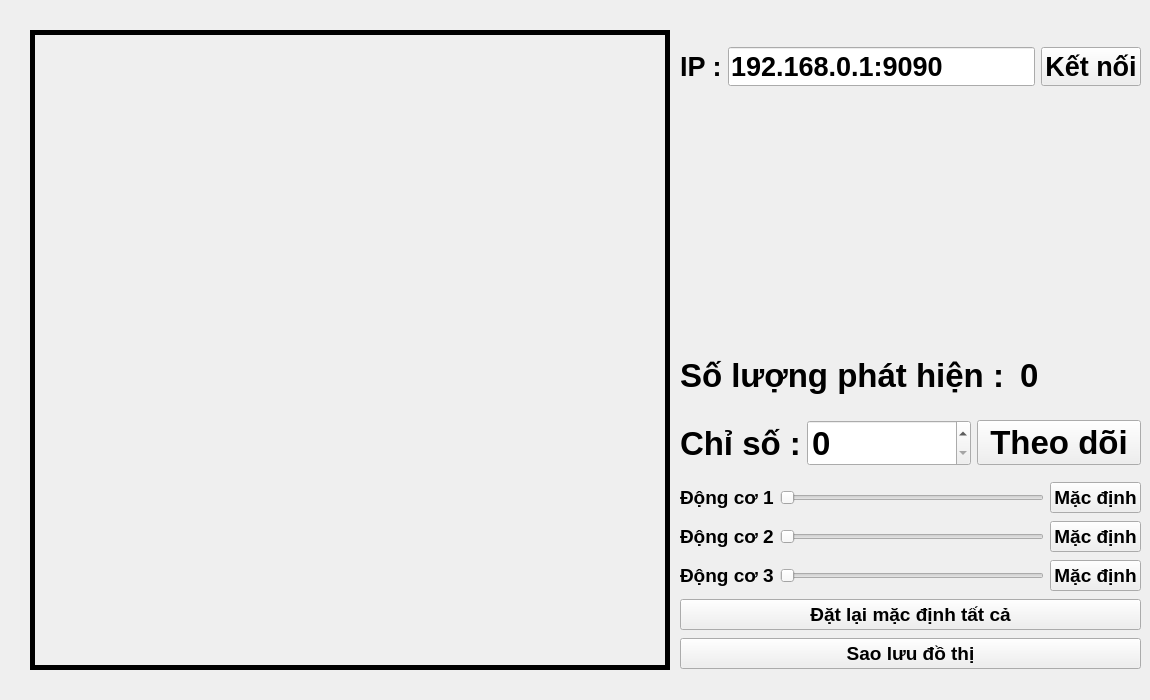
<?xml version="1.0" encoding="UTF-8"?>
<ui version="4.0">
 <class>MainWindow</class>
 <widget class="QMainWindow" name="MainWindow">
  <property name="enabled">
   <bool>true</bool>
  </property>
  <property name="geometry">
   <rect>
    <x>0</x>
    <y>0</y>
    <width>1150</width>
    <height>700</height>
   </rect>
  </property>
  <property name="sizePolicy">
   <sizepolicy hsizetype="Fixed" vsizetype="Fixed">
    <horstretch>0</horstretch>
    <verstretch>0</verstretch>
   </sizepolicy>
  </property>
  <property name="minimumSize">
   <size>
    <width>1150</width>
    <height>700</height>
   </size>
  </property>
  <property name="maximumSize">
   <size>
    <width>1150</width>
    <height>700</height>
   </size>
  </property>
  <property name="baseSize">
   <size>
    <width>1150</width>
    <height>700</height>
   </size>
  </property>
  <property name="font">
   <font>
    <bold>true</bold>
    <hintingpreference>PreferDefaultHinting</hintingpreference>
   </font>
  </property>
  <property name="windowTitle">
   <string>Chương trình điều khiển - v1</string>
  </property>
  <property name="layoutDirection">
   <enum>Qt::LayoutDirection::LeftToRight</enum>
  </property>
  <property name="autoFillBackground">
   <bool>false</bool>
  </property>
  <widget class="QWidget" name="centralwidget">
   <widget class="QLabel" name="label_video">
    <property name="geometry">
     <rect>
      <x>30</x>
      <y>30</y>
      <width>640</width>
      <height>640</height>
     </rect>
    </property>
    <property name="mouseTracking">
     <bool>false</bool>
    </property>
    <property name="frameShape">
     <enum>QFrame::Shape::Box</enum>
    </property>
    <property name="lineWidth">
     <number>5</number>
    </property>
    <property name="text">
     <string/>
    </property>
   </widget>
   <widget class="QWidget" name="layoutWidget">
    <property name="geometry">
     <rect>
      <x>680</x>
      <y>480</y>
      <width>461</width>
      <height>196</height>
     </rect>
    </property>
    <layout class="QGridLayout" name="gridLayout_1">
     <item row="0" column="2">
      <widget class="QPushButton" name="btn_reset_vx">
       <property name="font">
        <font>
         <pointsize>14</pointsize>
         <bold>true</bold>
         <hintingpreference>PreferDefaultHinting</hintingpreference>
        </font>
       </property>
       <property name="text">
        <string>Mặc định</string>
       </property>
      </widget>
     </item>
     <item row="1" column="1">
      <widget class="QSlider" name="sli_wx">
       <property name="font">
        <font>
         <pointsize>14</pointsize>
         <bold>true</bold>
         <hintingpreference>PreferDefaultHinting</hintingpreference>
        </font>
       </property>
       <property name="orientation">
        <enum>Qt::Orientation::Horizontal</enum>
       </property>
      </widget>
     </item>
     <item row="2" column="0">
      <widget class="QLabel" name="label_wz">
       <property name="font">
        <font>
         <pointsize>14</pointsize>
         <bold>true</bold>
         <hintingpreference>PreferDefaultHinting</hintingpreference>
        </font>
       </property>
       <property name="text">
        <string>Động cơ 3</string>
       </property>
      </widget>
     </item>
     <item row="0" column="1">
      <widget class="QSlider" name="sli_vx">
       <property name="font">
        <font>
         <pointsize>14</pointsize>
         <bold>true</bold>
         <hintingpreference>PreferDefaultHinting</hintingpreference>
        </font>
       </property>
       <property name="pageStep">
        <number>1</number>
       </property>
       <property name="value">
        <number>0</number>
       </property>
       <property name="orientation">
        <enum>Qt::Orientation::Horizontal</enum>
       </property>
      </widget>
     </item>
     <item row="2" column="2">
      <widget class="QPushButton" name="btn_reset_wz">
       <property name="font">
        <font>
         <pointsize>14</pointsize>
         <bold>true</bold>
         <hintingpreference>PreferDefaultHinting</hintingpreference>
        </font>
       </property>
       <property name="text">
        <string>Mặc định</string>
       </property>
      </widget>
     </item>
     <item row="1" column="2">
      <widget class="QPushButton" name="btn_reset_wx">
       <property name="font">
        <font>
         <pointsize>14</pointsize>
         <bold>true</bold>
         <hintingpreference>PreferDefaultHinting</hintingpreference>
        </font>
       </property>
       <property name="text">
        <string>Mặc định</string>
       </property>
      </widget>
     </item>
     <item row="2" column="1">
      <widget class="QSlider" name="sli_wz">
       <property name="font">
        <font>
         <pointsize>14</pointsize>
         <bold>true</bold>
         <hintingpreference>PreferDefaultHinting</hintingpreference>
        </font>
       </property>
       <property name="orientation">
        <enum>Qt::Orientation::Horizontal</enum>
       </property>
      </widget>
     </item>
     <item row="0" column="0">
      <widget class="QLabel" name="label_vx">
       <property name="font">
        <font>
         <pointsize>14</pointsize>
         <bold>true</bold>
         <hintingpreference>PreferDefaultHinting</hintingpreference>
        </font>
       </property>
       <property name="text">
        <string>Động cơ 1</string>
       </property>
      </widget>
     </item>
     <item row="3" column="0" colspan="3">
      <widget class="QPushButton" name="btn_reset_all">
       <property name="font">
        <font>
         <pointsize>14</pointsize>
         <bold>true</bold>
         <hintingpreference>PreferDefaultHinting</hintingpreference>
        </font>
       </property>
       <property name="text">
        <string>Đặt lại mặc định tất cả</string>
       </property>
      </widget>
     </item>
     <item row="1" column="0">
      <widget class="QLabel" name="label_wx">
       <property name="font">
        <font>
         <pointsize>14</pointsize>
         <bold>true</bold>
         <hintingpreference>PreferDefaultHinting</hintingpreference>
        </font>
       </property>
       <property name="text">
        <string>Động cơ 2</string>
       </property>
      </widget>
     </item>
     <item row="4" column="0" colspan="3">
      <widget class="QPushButton" name="btn_save_plot">
       <property name="font">
        <font>
         <pointsize>14</pointsize>
         <bold>true</bold>
         <hintingpreference>PreferDefaultHinting</hintingpreference>
        </font>
       </property>
       <property name="text">
        <string>Sao lưu đồ thị</string>
       </property>
      </widget>
     </item>
    </layout>
   </widget>
   <widget class="QWidget" name="layoutWidget">
    <property name="geometry">
     <rect>
      <x>680</x>
      <y>415</y>
      <width>461</width>
      <height>57</height>
     </rect>
    </property>
    <property name="font">
     <font>
      <pointsize>25</pointsize>
      <bold>true</bold>
      <hintingpreference>PreferDefaultHinting</hintingpreference>
     </font>
    </property>
    <layout class="QGridLayout" name="gridLayout_3" columnstretch="0,1,1">
     <item row="0" column="0">
      <widget class="QLabel" name="label_id">
       <property name="font">
        <font>
         <pointsize>25</pointsize>
         <bold>true</bold>
         <hintingpreference>PreferDefaultHinting</hintingpreference>
        </font>
       </property>
       <property name="text">
        <string>Chỉ số :</string>
       </property>
      </widget>
     </item>
     <item row="0" column="1">
      <widget class="QSpinBox" name="sb_id_tracking">
       <property name="font">
        <font>
         <pointsize>25</pointsize>
         <bold>true</bold>
         <hintingpreference>PreferDefaultHinting</hintingpreference>
        </font>
       </property>
      </widget>
     </item>
     <item row="0" column="2">
      <widget class="QPushButton" name="btn_tracking">
       <property name="font">
        <font>
         <pointsize>25</pointsize>
         <bold>true</bold>
         <hintingpreference>PreferDefaultHinting</hintingpreference>
        </font>
       </property>
       <property name="text">
        <string>Theo dõi</string>
       </property>
      </widget>
     </item>
    </layout>
   </widget>
   <widget class="QWidget" name="layoutWidget">
    <property name="geometry">
     <rect>
      <x>680</x>
      <y>350</y>
      <width>461</width>
      <height>51</height>
     </rect>
    </property>
    <property name="font">
     <font>
      <pointsize>25</pointsize>
      <bold>true</bold>
      <hintingpreference>PreferDefaultHinting</hintingpreference>
     </font>
    </property>
    <layout class="QGridLayout" name="gridLayout_4">
     <item row="0" column="1">
      <widget class="QLabel" name="label_count_detect">
       <property name="font">
        <font>
         <pointsize>25</pointsize>
         <bold>true</bold>
         <hintingpreference>PreferDefaultHinting</hintingpreference>
        </font>
       </property>
       <property name="text">
        <string>0</string>
       </property>
      </widget>
     </item>
     <item row="0" column="0">
      <widget class="QLabel" name="label_count">
       <property name="font">
        <font>
         <pointsize>25</pointsize>
         <bold>true</bold>
         <hintingpreference>PreferDefaultHinting</hintingpreference>
        </font>
       </property>
       <property name="text">
        <string>Số lượng phát hiện : </string>
       </property>
      </widget>
     </item>
    </layout>
   </widget>
   <widget class="QWidget" name="layoutWidget">
    <property name="geometry">
     <rect>
      <x>680</x>
      <y>30</y>
      <width>461</width>
      <height>74</height>
     </rect>
    </property>
    <layout class="QGridLayout" name="gridLayout_5">
     <item row="0" column="0">
      <widget class="QLabel" name="label_ip">
       <property name="font">
        <font>
         <pointsize>20</pointsize>
         <bold>true</bold>
         <hintingpreference>PreferDefaultHinting</hintingpreference>
        </font>
       </property>
       <property name="text">
        <string>IP :</string>
       </property>
      </widget>
     </item>
     <item row="0" column="2">
      <widget class="QPushButton" name="btn_connect">
       <property name="font">
        <font>
         <pointsize>20</pointsize>
         <bold>true</bold>
         <hintingpreference>PreferDefaultHinting</hintingpreference>
        </font>
       </property>
       <property name="text">
        <string>Kết nối</string>
       </property>
      </widget>
     </item>
     <item row="0" column="1">
      <widget class="QLineEdit" name="edit_ip">
       <property name="font">
        <font>
         <pointsize>20</pointsize>
         <bold>true</bold>
         <hintingpreference>PreferDefaultHinting</hintingpreference>
        </font>
       </property>
       <property name="text">
        <string>192.168.0.1:9090</string>
       </property>
      </widget>
     </item>
    </layout>
   </widget>
  </widget>
  <widget class="QStatusBar" name="statusbar">
   <property name="sizeGripEnabled">
    <bool>false</bool>
   </property>
  </widget>
 </widget>
 <tabstops>
  <tabstop>edit_ip</tabstop>
  <tabstop>btn_connect</tabstop>
  <tabstop>sb_id_tracking</tabstop>
  <tabstop>btn_tracking</tabstop>
  <tabstop>sli_vx</tabstop>
  <tabstop>btn_reset_vx</tabstop>
  <tabstop>sli_wx</tabstop>
  <tabstop>btn_reset_wx</tabstop>
  <tabstop>sli_wz</tabstop>
  <tabstop>btn_reset_wz</tabstop>
  <tabstop>btn_reset_all</tabstop>
 </tabstops>
 <resources/>
 <connections/>
</ui>
